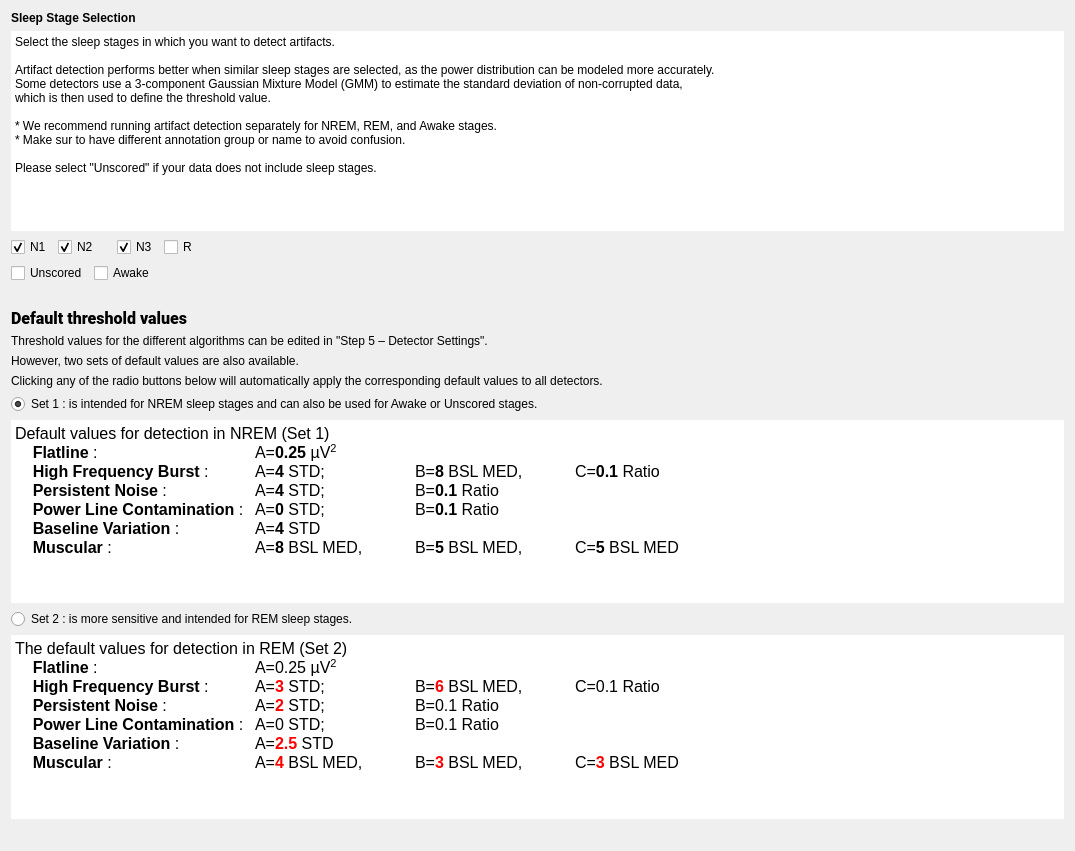
<?xml version="1.0" encoding="UTF-8"?>
<ui version="4.0">
 <class>SleepStageSelStep</class>
 <widget class="QWidget" name="SleepStageSelStep">
  <property name="geometry">
   <rect>
    <x>0</x>
    <y>0</y>
    <width>1075</width>
    <height>851</height>
   </rect>
  </property>
  <property name="windowTitle">
   <string/>
  </property>
  <property name="styleSheet">
   <string notr="true">font: 12pt &quot;Roboto&quot;;</string>
  </property>
  <layout class="QVBoxLayout" name="verticalLayout">
   <item>
    <widget class="QLabel" name="label_7">
     <property name="sizePolicy">
      <sizepolicy hsizetype="Preferred" vsizetype="Fixed">
       <horstretch>0</horstretch>
       <verstretch>0</verstretch>
      </sizepolicy>
     </property>
     <property name="text">
      <string>&lt;html&gt;&lt;head/&gt;&lt;body&gt;&lt;p&gt;&lt;span style=&quot; font-weight:600;&quot;&gt;Sleep Stage Selection&lt;/span&gt;&lt;/p&gt;&lt;/body&gt;&lt;/html&gt;</string>
     </property>
    </widget>
   </item>
   <item>
    <widget class="QPlainTextEdit" name="plainTextEdit">
     <property name="sizePolicy">
      <sizepolicy hsizetype="Expanding" vsizetype="Preferred">
       <horstretch>0</horstretch>
       <verstretch>0</verstretch>
      </sizepolicy>
     </property>
     <property name="minimumSize">
      <size>
       <width>0</width>
       <height>200</height>
      </size>
     </property>
     <property name="maximumSize">
      <size>
       <width>16777215</width>
       <height>200</height>
      </size>
     </property>
     <property name="frameShape">
      <enum>QFrame::Shape::Panel</enum>
     </property>
     <property name="lineWidth">
      <number>0</number>
     </property>
     <property name="verticalScrollBarPolicy">
      <enum>Qt::ScrollBarPolicy::ScrollBarAsNeeded</enum>
     </property>
     <property name="horizontalScrollBarPolicy">
      <enum>Qt::ScrollBarPolicy::ScrollBarAsNeeded</enum>
     </property>
     <property name="sizeAdjustPolicy">
      <enum>QAbstractScrollArea::SizeAdjustPolicy::AdjustToContents</enum>
     </property>
     <property name="readOnly">
      <bool>true</bool>
     </property>
     <property name="plainText">
      <string>Select the sleep stages in which you want to detect artifacts.

Artifact detection performs better when similar sleep stages are selected, as the power distribution can be modeled more accurately. 
Some detectors use a 3-component Gaussian Mixture Model (GMM) to estimate the standard deviation of non-corrupted data, 
which is then used to define the threshold value.

* We recommend running artifact detection separately for NREM, REM, and Awake stages.
* Make sur to have different annotation group or name to avoid confusion.

Please select &quot;Unscored&quot; if your data does not include sleep stages.</string>
     </property>
    </widget>
   </item>
   <item>
    <layout class="QHBoxLayout" name="horizontalLayout_4">
     <item>
      <layout class="QGridLayout" name="gridLayout">
       <item row="0" column="0">
        <widget class="QCheckBox" name="checkBox_1">
         <property name="text">
          <string>N1</string>
         </property>
         <property name="checked">
          <bool>true</bool>
         </property>
        </widget>
       </item>
       <item row="0" column="1" colspan="2">
        <widget class="QCheckBox" name="checkBox_2">
         <property name="text">
          <string>N2</string>
         </property>
         <property name="checked">
          <bool>true</bool>
         </property>
        </widget>
       </item>
       <item row="0" column="3">
        <widget class="QCheckBox" name="checkBox_3">
         <property name="text">
          <string>N3</string>
         </property>
         <property name="checked">
          <bool>true</bool>
         </property>
        </widget>
       </item>
       <item row="0" column="4">
        <widget class="QCheckBox" name="checkBox_5">
         <property name="text">
          <string>R</string>
         </property>
         <property name="checked">
          <bool>false</bool>
         </property>
        </widget>
       </item>
       <item row="1" column="0" colspan="2">
        <widget class="QCheckBox" name="checkBox_9">
         <property name="text">
          <string>Unscored</string>
         </property>
        </widget>
       </item>
       <item row="1" column="2" colspan="2">
        <widget class="QCheckBox" name="checkBox_0">
         <property name="text">
          <string>Awake</string>
         </property>
        </widget>
       </item>
      </layout>
     </item>
     <item>
      <spacer name="horizontalSpacer">
       <property name="orientation">
        <enum>Qt::Orientation::Horizontal</enum>
       </property>
       <property name="sizeHint" stdset="0">
        <size>
         <width>40</width>
         <height>20</height>
        </size>
       </property>
      </spacer>
     </item>
    </layout>
   </item>
   <item>
    <spacer name="verticalSpacer">
     <property name="orientation">
      <enum>Qt::Orientation::Vertical</enum>
     </property>
     <property name="sizeType">
      <enum>QSizePolicy::Policy::Fixed</enum>
     </property>
     <property name="sizeHint" stdset="0">
      <size>
       <width>20</width>
       <height>20</height>
      </size>
     </property>
    </spacer>
   </item>
   <item>
    <widget class="QLabel" name="label">
     <property name="sizePolicy">
      <sizepolicy hsizetype="Preferred" vsizetype="Fixed">
       <horstretch>0</horstretch>
       <verstretch>0</verstretch>
      </sizepolicy>
     </property>
     <property name="font">
      <font>
       <family>Roboto</family>
       <pointsize>12</pointsize>
       <italic>false</italic>
       <bold>false</bold>
      </font>
     </property>
     <property name="text">
      <string>&lt;html&gt;&lt;head/&gt;&lt;body&gt;&lt;p&gt;&lt;span style=&quot; font-weight:700;&quot;&gt;Default threshold values&lt;/span&gt;&lt;/p&gt;&lt;/body&gt;&lt;/html&gt;</string>
     </property>
    </widget>
   </item>
   <item>
    <widget class="QLabel" name="label_3">
     <property name="sizePolicy">
      <sizepolicy hsizetype="Preferred" vsizetype="Fixed">
       <horstretch>0</horstretch>
       <verstretch>0</verstretch>
      </sizepolicy>
     </property>
     <property name="text">
      <string>Threshold values for the different algorithms can be edited in &quot;Step 5 – Detector Settings&quot;.</string>
     </property>
    </widget>
   </item>
   <item>
    <widget class="QLabel" name="label_4">
     <property name="sizePolicy">
      <sizepolicy hsizetype="Preferred" vsizetype="Fixed">
       <horstretch>0</horstretch>
       <verstretch>0</verstretch>
      </sizepolicy>
     </property>
     <property name="text">
      <string>However, two sets of default values are also available.</string>
     </property>
    </widget>
   </item>
   <item>
    <widget class="QLabel" name="label_5">
     <property name="text">
      <string>Clicking any of the radio buttons below will automatically apply the corresponding default values to all detectors.</string>
     </property>
    </widget>
   </item>
   <item>
    <widget class="QRadioButton" name="radioButton_set1">
     <property name="text">
      <string>Set 1 : is intended for NREM sleep stages and can also be used for Awake or Unscored stages.</string>
     </property>
     <property name="checked">
      <bool>true</bool>
     </property>
     <attribute name="buttonGroup">
      <string notr="true">Theshold_sets</string>
     </attribute>
    </widget>
   </item>
   <item>
    <widget class="QTextEdit" name="textEdit">
     <property name="frameShape">
      <enum>QFrame::Shape::NoFrame</enum>
     </property>
     <property name="lineWidth">
      <number>0</number>
     </property>
     <property name="readOnly">
      <bool>true</bool>
     </property>
     <property name="html">
      <string>&lt;!DOCTYPE HTML PUBLIC &quot;-//W3C//DTD HTML 4.0//EN&quot; &quot;http://www.w3.org/TR/REC-html40/strict.dtd&quot;&gt;
&lt;html&gt;&lt;head&gt;&lt;meta name=&quot;qrichtext&quot; content=&quot;1&quot; /&gt;&lt;meta charset=&quot;utf-8&quot; /&gt;&lt;style type=&quot;text/css&quot;&gt;
p, li { white-space: pre-wrap; }
hr { height: 1px; border-width: 0; }
li.unchecked::marker { content: &quot;\2610&quot;; }
li.checked::marker { content: &quot;\2612&quot;; }
&lt;/style&gt;&lt;/head&gt;&lt;body style=&quot; font-family:'Roboto'; font-size:12pt; font-weight:400; font-style:normal;&quot;&gt;
&lt;p style=&quot; margin-top:0px; margin-bottom:0px; margin-left:0px; margin-right:0px; -qt-block-indent:0; text-indent:0px;&quot;&gt;Default values for detection in NREM (Set 1)&lt;/p&gt;
&lt;p style=&quot; margin-top:0px; margin-bottom:0px; margin-left:0px; margin-right:0px; -qt-block-indent:0; text-indent:0px;&quot;&gt;    &lt;span style=&quot; font-weight:700;&quot;&gt;Flatline&lt;/span&gt; : 		A=&lt;span style=&quot; font-weight:700;&quot;&gt;0.25&lt;/span&gt; µV&lt;span style=&quot; vertical-align:super;&quot;&gt;2&lt;/span&gt;&lt;/p&gt;
&lt;p style=&quot; margin-top:0px; margin-bottom:0px; margin-left:0px; margin-right:0px; -qt-block-indent:0; text-indent:0px;&quot;&gt;    &lt;span style=&quot; font-weight:700;&quot;&gt;High Frequency Burst &lt;/span&gt;: 	A=&lt;span style=&quot; font-weight:700;&quot;&gt;4&lt;/span&gt; STD; 		B=&lt;span style=&quot; font-weight:700;&quot;&gt;8&lt;/span&gt; BSL MED, 	C=&lt;span style=&quot; font-weight:700;&quot;&gt;0.1&lt;/span&gt; Ratio&lt;/p&gt;
&lt;p style=&quot; margin-top:0px; margin-bottom:0px; margin-left:0px; margin-right:0px; -qt-block-indent:0; text-indent:0px;&quot;&gt;    &lt;span style=&quot; font-weight:700;&quot;&gt;Persistent Noise&lt;/span&gt; : 		A=&lt;span style=&quot; font-weight:700;&quot;&gt;4&lt;/span&gt; STD; 		B=&lt;span style=&quot; font-weight:700;&quot;&gt;0.1&lt;/span&gt; Ratio&lt;/p&gt;
&lt;p style=&quot; margin-top:0px; margin-bottom:0px; margin-left:0px; margin-right:0px; -qt-block-indent:0; text-indent:0px;&quot;&gt;    &lt;span style=&quot; font-weight:700;&quot;&gt;Power Line Contamination&lt;/span&gt; : 	A=&lt;span style=&quot; font-weight:700;&quot;&gt;0&lt;/span&gt; STD; 		B=&lt;span style=&quot; font-weight:700;&quot;&gt;0.1&lt;/span&gt; Ratio&lt;/p&gt;
&lt;p style=&quot; margin-top:0px; margin-bottom:0px; margin-left:0px; margin-right:0px; -qt-block-indent:0; text-indent:0px;&quot;&gt;    &lt;span style=&quot; font-weight:700;&quot;&gt;Baseline Variation&lt;/span&gt; : 	A=&lt;span style=&quot; font-weight:700;&quot;&gt;4&lt;/span&gt; STD&lt;/p&gt;
&lt;p style=&quot; margin-top:0px; margin-bottom:0px; margin-left:0px; margin-right:0px; -qt-block-indent:0; text-indent:0px;&quot;&gt;    &lt;span style=&quot; font-weight:700;&quot;&gt;Muscular&lt;/span&gt; : 		A=&lt;span style=&quot; font-weight:700;&quot;&gt;8&lt;/span&gt; BSL MED, 	B=&lt;span style=&quot; font-weight:700;&quot;&gt;5 &lt;/span&gt;BSL MED, 	C=&lt;span style=&quot; font-weight:700;&quot;&gt;5&lt;/span&gt; BSL MED&lt;/p&gt;&lt;/body&gt;&lt;/html&gt;</string>
     </property>
    </widget>
   </item>
   <item>
    <widget class="QRadioButton" name="radioButton_set2">
     <property name="text">
      <string>Set 2 : is more sensitive and intended for REM sleep stages.</string>
     </property>
     <attribute name="buttonGroup">
      <string notr="true">Theshold_sets</string>
     </attribute>
    </widget>
   </item>
   <item>
    <widget class="QTextEdit" name="textEdit_2">
     <property name="frameShape">
      <enum>QFrame::Shape::NoFrame</enum>
     </property>
     <property name="readOnly">
      <bool>true</bool>
     </property>
     <property name="html">
      <string>&lt;!DOCTYPE HTML PUBLIC &quot;-//W3C//DTD HTML 4.0//EN&quot; &quot;http://www.w3.org/TR/REC-html40/strict.dtd&quot;&gt;
&lt;html&gt;&lt;head&gt;&lt;meta name=&quot;qrichtext&quot; content=&quot;1&quot; /&gt;&lt;meta charset=&quot;utf-8&quot; /&gt;&lt;style type=&quot;text/css&quot;&gt;
p, li { white-space: pre-wrap; }
hr { height: 1px; border-width: 0; }
li.unchecked::marker { content: &quot;\2610&quot;; }
li.checked::marker { content: &quot;\2612&quot;; }
&lt;/style&gt;&lt;/head&gt;&lt;body style=&quot; font-family:'Roboto'; font-size:12pt; font-weight:400; font-style:normal;&quot;&gt;
&lt;p style=&quot; margin-top:0px; margin-bottom:0px; margin-left:0px; margin-right:0px; -qt-block-indent:0; text-indent:0px;&quot;&gt;The default values for detection in REM (Set 2)&lt;/p&gt;
&lt;p style=&quot; margin-top:0px; margin-bottom:0px; margin-left:0px; margin-right:0px; -qt-block-indent:0; text-indent:0px;&quot;&gt;    &lt;span style=&quot; font-weight:700;&quot;&gt;Flatline&lt;/span&gt; : 		A=0.25 µV&lt;span style=&quot; vertical-align:super;&quot;&gt;2&lt;/span&gt;&lt;/p&gt;
&lt;p style=&quot; margin-top:0px; margin-bottom:0px; margin-left:0px; margin-right:0px; -qt-block-indent:0; text-indent:0px;&quot;&gt;    &lt;span style=&quot; font-weight:700;&quot;&gt;High Frequency Burst&lt;/span&gt; : 	A=&lt;span style=&quot; font-weight:700; color:#ff0000;&quot;&gt;3&lt;/span&gt; STD; 		B=&lt;span style=&quot; font-weight:700; color:#ff0000;&quot;&gt;6&lt;/span&gt; BSL MED, 	C=0.1 Ratio&lt;/p&gt;
&lt;p style=&quot; margin-top:0px; margin-bottom:0px; margin-left:0px; margin-right:0px; -qt-block-indent:0; text-indent:0px;&quot;&gt;    &lt;span style=&quot; font-weight:700;&quot;&gt;Persistent Noise&lt;/span&gt; : 		A=&lt;span style=&quot; font-weight:700; color:#ff0000;&quot;&gt;2&lt;/span&gt; STD; 		B=0.1 Ratio&lt;/p&gt;
&lt;p style=&quot; margin-top:0px; margin-bottom:0px; margin-left:0px; margin-right:0px; -qt-block-indent:0; text-indent:0px;&quot;&gt;    &lt;span style=&quot; font-weight:700;&quot;&gt;Power Line Contamination&lt;/span&gt; : 	A=0 STD; 		B=0.1 Ratio&lt;/p&gt;
&lt;p style=&quot; margin-top:0px; margin-bottom:0px; margin-left:0px; margin-right:0px; -qt-block-indent:0; text-indent:0px;&quot;&gt;    &lt;span style=&quot; font-weight:700;&quot;&gt;Baseline Variation&lt;/span&gt; : 	A=&lt;span style=&quot; font-weight:700; color:#ff0000;&quot;&gt;2.5&lt;/span&gt; STD&lt;/p&gt;
&lt;p style=&quot; margin-top:0px; margin-bottom:0px; margin-left:0px; margin-right:0px; -qt-block-indent:0; text-indent:0px;&quot;&gt;    &lt;span style=&quot; font-weight:700;&quot;&gt;Muscular&lt;/span&gt; : 		A=&lt;span style=&quot; font-weight:700; color:#ff0000;&quot;&gt;4&lt;/span&gt; BSL MED, 	B=&lt;span style=&quot; font-weight:700; color:#ff0000;&quot;&gt;3&lt;/span&gt; BSL MED, 	C=&lt;span style=&quot; font-weight:700; color:#ff0000;&quot;&gt;3&lt;/span&gt; BSL MED&lt;/p&gt;&lt;/body&gt;&lt;/html&gt;</string>
     </property>
    </widget>
   </item>
   <item>
    <widget class="QLabel" name="label_2">
     <property name="text">
      <string/>
     </property>
    </widget>
   </item>
   <item>
    <spacer name="verticalSpacer_2">
     <property name="orientation">
      <enum>Qt::Orientation::Vertical</enum>
     </property>
     <property name="sizeType">
      <enum>QSizePolicy::Policy::Expanding</enum>
     </property>
     <property name="sizeHint" stdset="0">
      <size>
       <width>20</width>
       <height>10</height>
      </size>
     </property>
    </spacer>
   </item>
  </layout>
 </widget>
 <resources>
  <include location="../../../../../snooz-toolbox/src/main/python/ui/themes/themes.qrc"/>
 </resources>
 <connections>
  <connection>
   <sender>radioButton_set1</sender>
   <signal>clicked()</signal>
   <receiver>SleepStageSelStep</receiver>
   <slot>radio_threshold_slot()</slot>
   <hints>
    <hint type="sourcelabel">
     <x>489</x>
     <y>414</y>
    </hint>
    <hint type="destinationlabel">
     <x>489</x>
     <y>369</y>
    </hint>
   </hints>
  </connection>
  <connection>
   <sender>radioButton_set2</sender>
   <signal>clicked()</signal>
   <receiver>SleepStageSelStep</receiver>
   <slot>radio_threshold_slot()</slot>
   <hints>
    <hint type="sourcelabel">
     <x>489</x>
     <y>443</y>
    </hint>
    <hint type="destinationlabel">
     <x>489</x>
     <y>369</y>
    </hint>
   </hints>
  </connection>
  <connection>
   <sender>checkBox_0</sender>
   <signal>clicked()</signal>
   <receiver>SleepStageSelStep</receiver>
   <slot>check_stages_slot()</slot>
   <hints>
    <hint type="sourcelabel">
     <x>145</x>
     <y>282</y>
    </hint>
    <hint type="destinationlabel">
     <x>537</x>
     <y>425</y>
    </hint>
   </hints>
  </connection>
  <connection>
   <sender>checkBox_1</sender>
   <signal>clicked()</signal>
   <receiver>SleepStageSelStep</receiver>
   <slot>check_stages_slot()</slot>
   <hints>
    <hint type="sourcelabel">
     <x>33</x>
     <y>253</y>
    </hint>
    <hint type="destinationlabel">
     <x>537</x>
     <y>425</y>
    </hint>
   </hints>
  </connection>
  <connection>
   <sender>checkBox_2</sender>
   <signal>clicked()</signal>
   <receiver>SleepStageSelStep</receiver>
   <slot>check_stages_slot()</slot>
   <hints>
    <hint type="sourcelabel">
     <x>96</x>
     <y>253</y>
    </hint>
    <hint type="destinationlabel">
     <x>537</x>
     <y>425</y>
    </hint>
   </hints>
  </connection>
  <connection>
   <sender>checkBox_3</sender>
   <signal>clicked()</signal>
   <receiver>SleepStageSelStep</receiver>
   <slot>check_stages_slot()</slot>
   <hints>
    <hint type="sourcelabel">
     <x>158</x>
     <y>253</y>
    </hint>
    <hint type="destinationlabel">
     <x>537</x>
     <y>425</y>
    </hint>
   </hints>
  </connection>
  <connection>
   <sender>checkBox_5</sender>
   <signal>clicked()</signal>
   <receiver>SleepStageSelStep</receiver>
   <slot>check_stages_slot()</slot>
   <hints>
    <hint type="sourcelabel">
     <x>206</x>
     <y>253</y>
    </hint>
    <hint type="destinationlabel">
     <x>537</x>
     <y>425</y>
    </hint>
   </hints>
  </connection>
  <connection>
   <sender>checkBox_9</sender>
   <signal>clicked()</signal>
   <receiver>SleepStageSelStep</receiver>
   <slot>check_stages_slot()</slot>
   <hints>
    <hint type="sourcelabel">
     <x>56</x>
     <y>282</y>
    </hint>
    <hint type="destinationlabel">
     <x>537</x>
     <y>425</y>
    </hint>
   </hints>
  </connection>
 </connections>
 <slots>
  <slot>radio_threshold_slot()</slot>
  <slot>check_stages_slot()</slot>
 </slots>
 <buttongroups>
  <buttongroup name="Theshold_sets"/>
 </buttongroups>
</ui>
